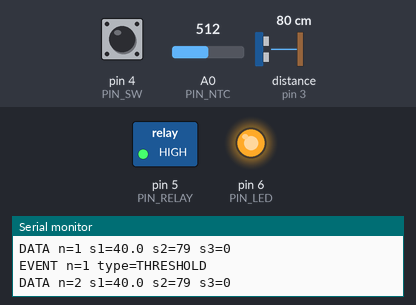
The sketch below on a simulated Arduino Uno, built with avr-gcc and run on an emulated ATmega328P. On the bench: switched loads named in the sketch (green lamp = pin HIGH), output pins drawn as LEDs (lit = HIGH), the last lines printed to the serial monitor. Wiring (inferred from the names in the program): ultrasonic range finder: trigger pin 2; echo pin 3. Inputs (shaded band) come from the test bench; at power-on: A0 (PIN_NTC) = 512, pin 4 (PIN_SW) HIGH, distance to the obstacle (sensor on pin 3) 80 cm. The echo pulse lasts 58.3 µs per cm; pins used as bus, display or sensor lines are not drawn.

Above: at 6.8 s.
6.9 s: A0 (PIN_NTC) set to 497
At 10.1 s:
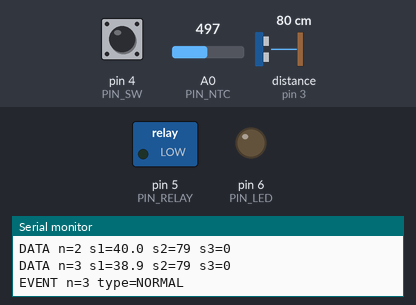
11.4 s: A0 (PIN_NTC) set to 716
At 12.4 s:
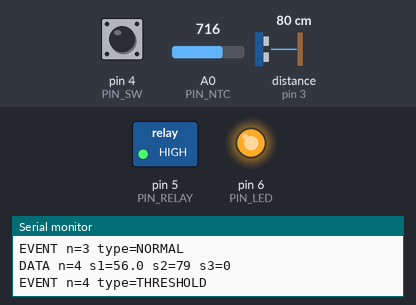
15.9 s: A0 (PIN_NTC) set to 511
At 19.4 s:
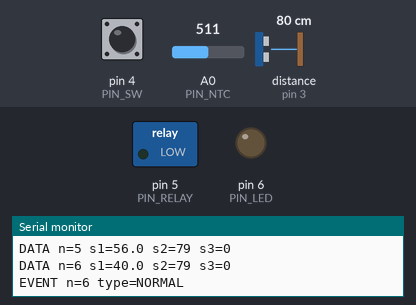
Timing chart, 0 to 20.9 s (numbered marks = the images above; inputs shaded):
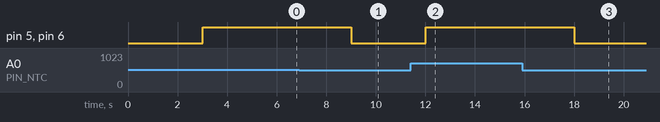

Measured:
- the behaviour switches between 512 and 511 on A0 (PIN_NTC) (found by bisection; images 0 and 1)
- after the input at 6.9 s, pin 5 (PIN_RELAY), pin 6 (PIN_LED): HIGH → LOW after 2.1 s
- after the input at 11.4 s, pin 5 (PIN_RELAY), pin 6 (PIN_LED): LOW → HIGH after 0.61 s
- after the input at 15.9 s, pin 5 (PIN_RELAY), pin 6 (PIN_LED): HIGH → LOW after 2.1 s

The sketch:

variant_7.ino
```cpp
const int PIN_NTC = A0;      // Датчик 1 (NTC, аналоговый)
const int PIN_TRIG = 2;     // Датчик 2 (US, триггер)
const int PIN_ECHO = 3;     // Датчик 2 (US, эхо)
const int PIN_SW = 4;       // Датчик 3 (SW, концевик)
const int PIN_RELAY = 5;    // Исполнительное устройство (Реле)
const int PIN_LED = 6;      // Светодиод (жёлтый)

const unsigned long T = 3000; // Период опроса 3 с
unsigned long lastPoll = 0;
int n = 0;                  // Счётчик измерений
bool isThreshold = false;   // Флаг события перегрева

void setup() {
  Serial.begin(9600);
  pinMode(PIN_TRIG, OUTPUT);
  pinMode(PIN_ECHO, INPUT);
  pinMode(PIN_SW, INPUT_PULLUP); // Подтяжка к VCC
  pinMode(PIN_RELAY, OUTPUT);
  pinMode(PIN_LED, OUTPUT);
  digitalWrite(PIN_RELAY, LOW);
  digitalWrite(PIN_LED, LOW);
}

void loop() {
  if (millis() - lastPoll >= T) {
    lastPoll = millis();
    n++;

    // NTC
    int raw_ntc = analogRead(PIN_NTC);
    float s1 = (80.0 - 0.0) * raw_ntc / 1023.0;

    // US HC-SR04
    digitalWrite(PIN_TRIG, LOW); delayMicroseconds(2);
    digitalWrite(PIN_TRIG, HIGH); delayMicroseconds(10);
    digitalWrite(PIN_TRIG, LOW);
    long duration = pulseIn(PIN_ECHO, HIGH);
    float s2 = duration * 0.034 / 2.0;
    if (s2 < 2.0) s2 = 2.0;
    if (s2 > 400.0) s2 = 400.0;

    // 3. SW
    int s3 = !digitalRead(PIN_SW);

    // Вывод DATA
    Serial.print("DATA n="); Serial.print(n);
    Serial.print(" s1="); Serial.print(s1, 1);
    Serial.print(" s2="); Serial.print(s2, 0);
    Serial.print(" s3="); Serial.println(s3);

    // Логика порога (температура > 40 °C)
    if (s1 > 40.0 && !isThreshold) {
      isThreshold = true;
      digitalWrite(PIN_RELAY, HIGH); // Вкл вентилятор
      digitalWrite(PIN_LED, HIGH);   // Вкл светодиод
      Serial.print("EVENT n="); Serial.print(n); Serial.println(" type=THRESHOLD");
    }
    else if (s1 <= 40.0 && isThreshold) {
      isThreshold = false;
      digitalWrite(PIN_RELAY, LOW);  // Выкл вентилятор
      digitalWrite(PIN_LED, LOW);   // Выкл светодиод
      Serial.print("EVENT n="); Serial.print(n); Serial.println(" type=NORMAL");
    }
  }
}
```
